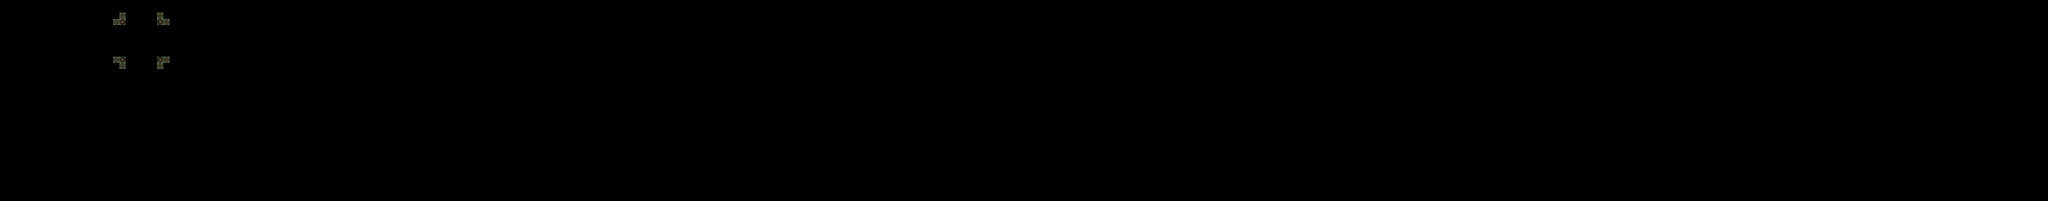

Tiled map render using the project's own tile images. Description and the map definition, with tile-layer contents summarised, below:
An orthogonal 326x32 tile map with 16x16 px tiles, 4 tile layers (input_dirt, output_dirt, regions_input, regions_output), 2 tilesets.

<map version="1.5" tiledversion="1.7.2" orientation="orthogonal" renderorder="right-down" width="326" height="32" tilewidth="16" tileheight="16" infinite="0" nextlayerid="10" nextobjectid="1">
 <tileset firstgid="1" name="Village5" tilewidth="16" tileheight="16" tilecount="704" columns="32">
  <image source="../../../assets/Tile/Village5.png" width="512" height="352" />
  <wangsets>
   <wangset name="Dirt2" type="mixed" tile="-1">
    <wangcolor name="" color="#ff0000" tile="-1" probability="1" />
    <wangtile tileid="200" wangid="0,0,1,1,1,0,0,0" />
    <wangtile tileid="202" wangid="0,0,1,1,1,1,1,0" />
    <wangtile tileid="203" wangid="0,0,0,0,1,1,1,0" />
    <wangtile tileid="232" wangid="1,1,0,0,0,0,0,0" />
    <wangtile tileid="234" wangid="1,1,0,0,0,0,0,1" />
    <wangtile tileid="235" wangid="1,0,0,0,0,0,0,1" />
    <wangtile tileid="264" wangid="1,1,1,1,1,0,0,0" />
    <wangtile tileid="266" wangid="1,1,1,1,1,1,1,1" />
    <wangtile tileid="267" wangid="1,0,0,0,1,1,1,1" />
    <wangtile tileid="296" wangid="1,1,1,0,0,0,0,0" />
    <wangtile tileid="298" wangid="1,1,1,0,0,0,1,1" />
    <wangtile tileid="299" wangid="1,0,0,0,0,0,1,1" />
   </wangset>
   <wangset name="Dirt3" type="mixed" tile="-1">
    <wangcolor name="" color="#ff0000" tile="-1" probability="1" />
    <wangcolor name="" color="#00ff00" tile="-1" probability="1" />
    <wangcolor name="" color="#0000ff" tile="-1" probability="1" />
    <wangtile tileid="200" wangid="0,0,3,3,3,0,0,0" />
    <wangtile tileid="201" wangid="0,0,3,3,3,3,3,0" />
    <wangtile tileid="203" wangid="0,0,0,0,3,3,3,0" />
    <wangtile tileid="232" wangid="3,3,1,1,1,0,0,0" />
    <wangtile tileid="233" wangid="3,3,1,1,1,1,1,3" />
    <wangtile tileid="235" wangid="3,0,0,0,1,1,1,3" />
    <wangtile tileid="264" wangid="1,1,2,2,2,0,0,0" />
    <wangtile tileid="265" wangid="1,1,2,2,2,2,2,1" />
    <wangtile tileid="267" wangid="1,0,0,0,2,2,2,1" />
    <wangtile tileid="296" wangid="2,2,2,0,0,0,0,0" />
    <wangtile tileid="297" wangid="2,2,2,0,0,0,2,2" />
    <wangtile tileid="299" wangid="2,0,0,0,0,0,2,2" />
   </wangset>
   <wangset name="Dirt4" type="mixed" tile="-1">
    <wangcolor name="" color="#ff0000" tile="-1" probability="1" />
    <wangtile tileid="205" wangid="0,0,1,1,1,0,0,0" />
    <wangtile tileid="206" wangid="0,0,1,1,1,1,1,0" />
    <wangtile tileid="207" wangid="0,0,1,1,1,1,1,0" />
    <wangtile tileid="208" wangid="0,0,0,0,1,1,1,0" />
    <wangtile tileid="237" wangid="1,1,1,1,1,0,0,0" />
    <wangtile tileid="238" wangid="1,1,1,1,1,1,1,1" />
    <wangtile tileid="239" wangid="1,1,1,1,1,1,1,1" />
    <wangtile tileid="240" wangid="1,0,0,0,1,1,1,1" />
    <wangtile tileid="269" wangid="1,1,1,1,1,0,0,0" />
    <wangtile tileid="270" wangid="1,1,1,1,1,1,1,1" />
    <wangtile tileid="271" wangid="1,1,1,1,1,1,1,1" />
    <wangtile tileid="272" wangid="1,0,0,0,1,1,1,1" />
    <wangtile tileid="296" wangid="1,1,1,0,0,0,0,0" />
    <wangtile tileid="297" wangid="1,1,1,0,0,0,1,1" />
    <wangtile tileid="298" wangid="1,1,1,0,0,0,1,1" />
    <wangtile tileid="299" wangid="1,0,0,0,0,0,1,1" />
   </wangset>
   <wangset name="dirttop" type="corner" tile="-1">
    <wangcolor name="" color="#ff0000" tile="-1" probability="1" />
    <wangcolor name="" color="#00ff00" tile="-1" probability="1" />
    <wangcolor name="" color="#0000ff" tile="-1" probability="1" />
    <wangtile tileid="205" wangid="0,0,1,1,1,0,0,0" />
    <wangtile tileid="206" wangid="0,0,1,1,1,1,1,0" />
    <wangtile tileid="207" wangid="0,0,1,1,1,1,1,0" />
    <wangtile tileid="208" wangid="0,0,0,0,1,1,1,0" />
    <wangtile tileid="237" wangid="1,0,1,1,1,0,0,0" />
    <wangtile tileid="238" wangid="1,0,1,1,1,1,1,0" />
    <wangtile tileid="239" wangid="1,1,1,1,1,1,1,1" />
    <wangtile tileid="240" wangid="1,0,0,0,1,1,1,1" />
    <wangtile tileid="269" wangid="1,1,1,0,0,0,0,0" />
    <wangtile tileid="270" wangid="1,1,1,0,0,0,1,1" />
    <wangtile tileid="271" wangid="1,1,1,0,0,0,1,1" />
    <wangtile tileid="272" wangid="1,0,0,0,0,0,1,1" />
   </wangset>
   <wangset name="Unnamed Set" type="corner" tile="238">
    <wangcolor name="" color="#ff0000" tile="-1" probability="1" />
    <wangtile tileid="205" wangid="0,0,0,1,0,0,0,0" />
    <wangtile tileid="206" wangid="0,0,0,1,0,1,0,0" />
    <wangtile tileid="207" wangid="0,0,0,1,0,1,0,0" />
    <wangtile tileid="208" wangid="0,0,0,0,0,1,0,0" />
    <wangtile tileid="237" wangid="0,1,0,0,0,0,0,0" />
    <wangtile tileid="238" wangid="0,1,0,0,0,0,0,1" />
    <wangtile tileid="239" wangid="0,1,0,0,0,0,0,1" />
    <wangtile tileid="240" wangid="0,0,0,0,0,0,0,1" />
   </wangset>
  </wangsets>
 </tileset>
 <tileset firstgid="705" source="../../../assets/Tile/Dirt1.tsx" />
 <layer id="2" name="input_dirt" width="326" height="32">
  <properties>
   <property name="StrictEmpty" type="bool" value="true" />
  </properties>
  <data>[10432 cells, 12 non-empty, 2 distinct tile ids]</data>
 </layer>
 <layer id="3" name="output_dirt" width="326" height="32">
  <data>[10432 cells, 4 non-empty, 4 distinct tile ids]</data>
 </layer>
 <layer id="4" name="regions_input" width="326" height="32">
  <data>[10432 cells, 12 non-empty, 1 distinct tile ids]</data>
 </layer>
 <layer id="1" name="regions_output" width="326" height="32">
  <data>[10432 cells, 4 non-empty, 1 distinct tile ids]</data>
 </layer>
</map>
